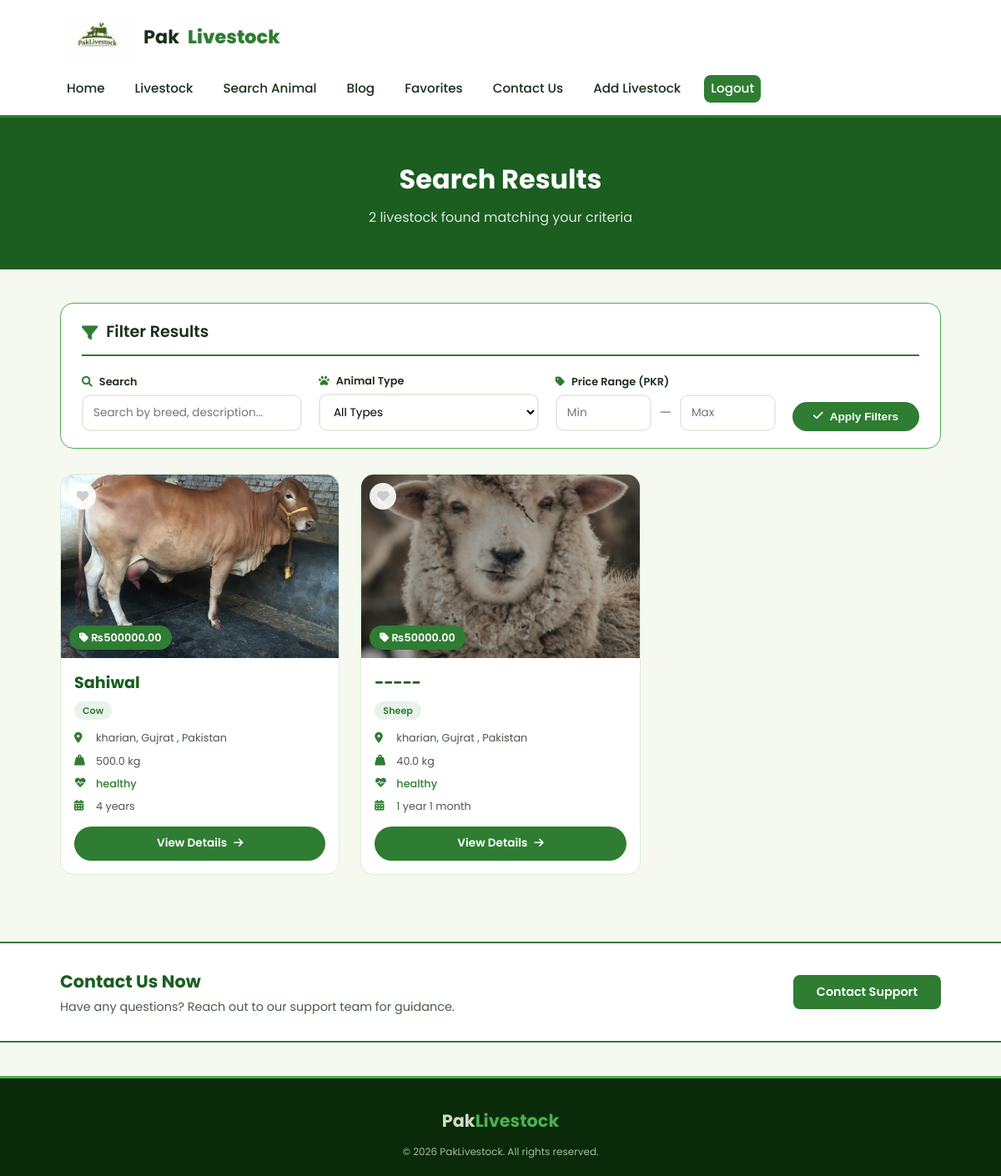
/search/ (signed in), run on the app's committed database.
### home/models.py (models this page shows, shortened)
class Livestock(models.Model):
    SPECIES_CHOICES = [
        ('buffalo', 'Buffalo'),
        ('cow', 'Cow'),
        ('goat', 'Goat'),
        ('sheep', 'Sheep'),
        ('ox', 'Ox'),
        ('chicken', 'Chicken'),
        ('home pets', 'Home Pets'),
        ('parrot', 'Parrot'),
        ('dog', 'Dog'),
        ('cat', 'Cat'),
        ('pigeon', 'Pigeon'),
        ('rabbit', 'Rabbit'),
        ('horse', 'Horse'),
    ]
    HEALTH_STATUS_CHOICES = [
        ('Healthy', 'Healthy'),
        ('Good', 'Good'),
        ('Critical', 'Critical'),
    ]
    AVAILABILITY_STATUS_CHOICES = [
        ('available', 'Available'),
        ('sold', 'Sold'),
    ]
    user = models.ForeignKey(settings.AUTH_USER_MODEL, on_delete=models.CASCADE, related_name='livestock')
    species = models.CharField(max_length=20, choices=SPECIES_CHOICES)
    breed = models.CharField(max_length=30)
    image = models.ImageField(upload_to='livestock_images/')
    age = models.PositiveIntegerField(
        blank=True,
        null=True,
        validators=[MinValueValidator(1, message='Value should be positive.')]
    )
    weight = models.FloatField(
        blank=True,
        null=True,
        validators=[MinValueValidator(0.01, message='Value should be positive.')]
    )
    health = models.CharField(max_length=20, choices=HEALTH_STATUS_CHOICES, blank=True, null=True)
    location = models.CharField(max_length=50)
    description = models.TextField(blank=True, null=True)
    price = models.DecimalField(
        max_digits=10,
        decimal_places=2,
        blank=True,
        null=True,
        validators=[MinValueValidator(0.01, message='Price should be positive.')]
    )
    phone = models.CharField(max_length=14, blank=True, null=True)
    owner_name = models.CharField(max_length=50, blank=True, null=True)
    availability_status = models.CharField(max_length=20, default='available')
    created_at = models.DateTimeField(auto_now_add=True)
    updated_at = models.DateTimeField(auto_now=True)
    def get_formatted_age(self):
        if self.age is None:
            return "Age not provided"
        total_months = int(self.age)
        years = total_months // 12
        months = total_months % 12
        if years > 0 and months > 0:
            return f"{years} year{'s' if years != 1 else ''} {months} month{'s' if months != 1 else ''}"
        elif years > 0:
            return f"{years} year{'s' if years != 1 else ''}"
        elif months > 0:
            return f"{months} month{'s' if months != 1 else ''}"
        else:
            return "0 months"

### home/views.py (the view)
# urls.py: path('search/', views.search_livestock, name='search_livestock'),
def search_livestock(request):
    query = request.GET.get('q', '')
    location = request.GET.get('location', '')
    species = request.GET.get('species', '')
    min_price = request.GET.get('min_price', '')
    max_price = request.GET.get('max_price', '')
    livestock_list = Livestock.objects.filter(availability_status='available')
    if query:
        livestock_list = livestock_list.filter(
            models.Q(breed__icontains=query) |
            models.Q(description__icontains=query) |
            models.Q(location__icontains=query)
        )
    if location:
        livestock_list = livestock_list.filter(location__icontains=location)
    if species:
        livestock_list = livestock_list.filter(species=species)
    if min_price != '':
        try:
            min_price = float(min_price)
            livestock_list = livestock_list.filter(price__gte=min_price)
        except ValueError:
            pass
    if max_price != '':
        try:
            max_price = float(max_price)
            livestock_list = livestock_list.filter(price__lte=max_price)
        except ValueError:
            pass
    all_locations = Livestock.objects.filter(availability_status='available').values_list('location', flat=True).distinct().order_by('location')
    context = {
        'livestock_list': livestock_list,
        'query': query,
        'location_filter': location,
        'species_filter': species,
        'min_price': min_price,
        'max_price': max_price,
        'locations': all_locations,
        'species_choices': Livestock.SPECIES_CHOICES,
        'total_results': livestock_list.count(),
    }
    return render(request, 'search_results.html', context)

### Templates/search_results.html (shortened to what this page needs)
{% load static %}
<!DOCTYPE html>
<html lang="en">
<head>
    <link rel="stylesheet" href="https://cdnjs.cloudflare.com/ajax/libs/font-awesome/6.0.0/css/all.min.css">
    <link rel="stylesheet" href="{% static 'search_results.css' %}">
</head>
<body>
<header class="navbar">
    <div class="logo">
        <img src="{% static 'images/logo.jpg' %}" alt="Pakistan Livestock Logo" class="logo-img">
         Pak<span>Livestock</span>
        </div>
    <nav>
        <a href="{% url 'home' %}">Home</a>
        <a href="{% url 'livestock' %}">Livestock</a>
        <a href="{% url 'search_livestock' %}" class="search">Search Animal</a>
        <a href="{% url 'blog' %}">Blog</a>
        {% if user.is_authenticated %}
            <a href="{% url 'favorite_list' %}">Favorites</a>
            <a href="{% url 'contact' %}" class="contact-btn">Contact Us</a>
            <a href="{% url 'add_livestock' %}">Add Livestock</a>
            <a href="{% url 'logout' %}" class="logout-btn">Logout</a>
        {% else %}
            <a href="{% url 'login' %}" class="login-btn">Login</a>
        {% endif %}
    </nav>
</header>
<section class="search-hero">
    <div class="search-hero-content">
        <h1>Search Results</h1>
        <p class="results-count">
            {{ total_results }} livestock found matching your criteria
        </p>
    </div>
</section>
<div class="search-container">
    <div class="filter-card">
        <div class="filter-header">
            <i class="fas fa-filter"></i>
            <h3>Filter Results</h3>
        </div>
        <form method="GET" action="{% url 'search_livestock' %}" class="filter-form">
            <div class="filter-row">
                <div class="filter-input-group">
                    <label><i class="fas fa-search"></i> Search</label>
                    <input type="text" name="q" value="{{ query }}" placeholder="Search by breed, description...">
                </div>
                <div class="filter-input-group">
                    <label><i class="fas fa-paw"></i> Animal Type</label>
                    <select name="species">
                        <option value="">All Types</option>
                    </select>
                </div>
                <div class="filter-input-group price-group">
                    <label><i class="fas fa-tag"></i> Price Range (PKR)</label>
                    <div class="price-inputs">
                        <input type="number" name="min_price" value="{{ min_price }}" placeholder="Min" min="0">
                        <span>—</span>
                        <input type="number" name="max_price" value="{{ max_price }}" placeholder="Max" min="0">
                    </div>
                </div>
                <button type="submit" class="apply-filter-btn">
                    <i class="fas fa-check"></i> Apply Filters
                </button>
            </div>
        </form>
    </div>
    <div class="results-section">
        {% if livestock_list %}
            <div class="results-grid">
                {% for item in livestock_list %}
                <div class="result-card">
                    <div class="card-image">
                        {% if item.image %}
                            <img src="{{ item.image.url }}" alt="{{ item.breed }}">
                        {% else %}
                            <div class="no-image">
                                <i class="fas fa-image"></i>
                                <span>No Image</span>
                            </div>
                        {% endif %}
                        <div class="price-badge">
                            <i class="fas fa-tag"></i> ₨{{ item.price }}
                        </div>
                        <div class="status-badge {{ item.availability_status }}">
                        </div>
                        {% if user.is_authenticated %}
                            <button class="favorite-btn" data-id="{{ item.id }}">
                                <i class="fas fa-heart"></i>
                            </button>
                        {% endif %}
                    </div>
                    <div class="card-info">
                        <h3>{{ item.breed }}</h3>
                        <span class="species-tag">
                            {{ item.get_species_display }}
                        </span>
                        <div class="info-details">
                            <div class="info-item">
                                <i class="fas fa-map-marker-alt"></i>
                                <span>{{ item.location }}</span>
                            </div>
                            <div class="info-item">
                                <i class="fas fa-weight-hanging"></i>
                                <span>{{ item.weight|default:"N/A" }} kg</span>
                            </div>
                            <div class="info-item">
                                <i class="fas fa-heartbeat"></i>
                                <span class="health-{{ item.health|lower }}">
                                    {{ item.get_health_display|default:"N/A" }}
                                </span>
                            </div>
                            <div class="info-item">
                                <i class="fas fa-calendar-alt"></i>
                                <span>{{ item.get_formatted_age }}</span>
                            </div>
                        </div>
                        <a href="{% url 'viewdetails' item.id %}" class="view-btn">
                            View Details <i class="fas fa-arrow-right"></i>
                        </a>
                    </div>
                </div>
                {% endfor %}
            </div>
        {% endif %}
    </div>
</div>
<div class="contact-bar">
    <div class="contact-bar-content">
        <div class="contact-text">
            <h3>Contact Us Now</h3>
            <p>Have any questions? Reach out to our support team for guidance.</p>
        </div>
        <a href="{% url 'contact' %}" class="contact-bar-btn">
            Contact Support
        </a>
    </div>
</div>
<footer class="contact-footer">
    <div class="footer-content">
        <div class="footer-logo">
            Pak<span>Livestock</span>
        </div>
        <p class="copyright">&copy; 2026 PakLivestock. All rights reserved.</p>
    </div>
</footer>
</body>
</html>

### data on the page
Livestock: image (picture), price "500000.00", breed "Sahiwal", species "Cow", location "kharian, Gujrat , Pakistan", weight "500.0", health "healthy", get_formatted_age "4 years"
Livestock: image (picture), price "50000.00", breed "-----", species "Sheep", location "kharian, Gujrat , Pakistan", weight "40.0", health "healthy", get_formatted_age "1 year 1 month"

### other printed values
{{ total_results }} "2"
